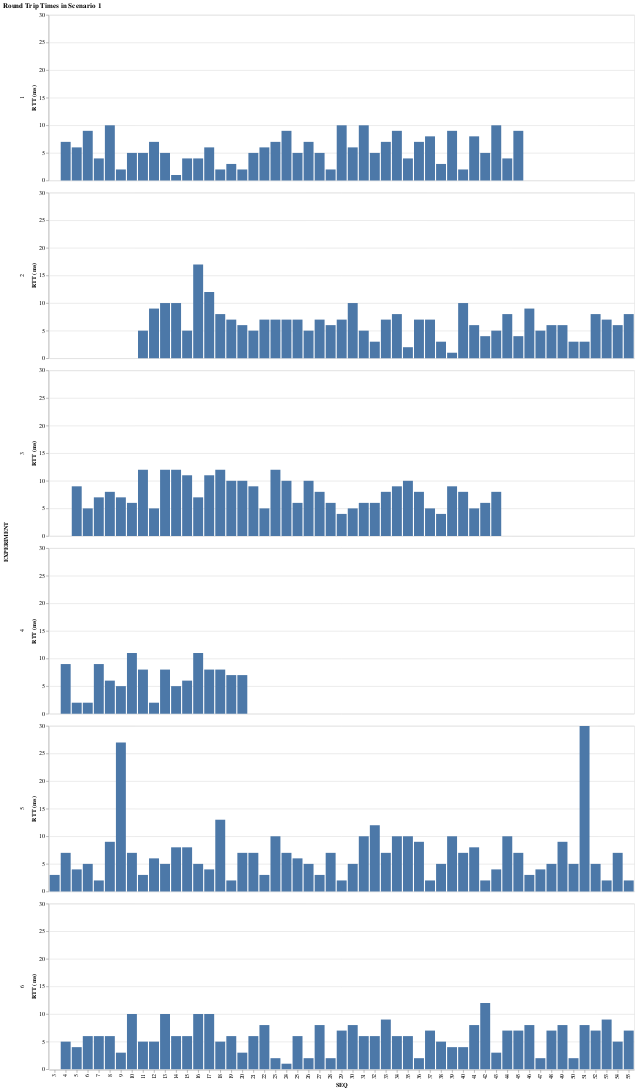

Notebook source saved alongside this figure:
### Code cell
alt.Chart(RTTs, title="Round Trip Times in Scenario 1").mark_bar().encode(
    x="SEQ:O",
    y=alt.Y("RTT:Q", title="RTT (ms)"),
    row="EXPERIMENT:N"
)

### Figure 1 — Vega-Lite specification as saved in the notebook (floating-point values rounded to 4 significant figures; data arrays with more than 128 entries replaced by an {"elided": "..."} marker saying what was removed)
{"config": {"view": {"continuousWidth": 400, "continuousHeight": 300}}, "data": {"name": "data-1536b40aae39fa238cb2df587508da67"}, "mark": "bar", "encoding": {"row": {"field": "EXPERIMENT", "type": "nominal"}, "x": {"field": "SEQ", "type": "ordinal"}, "y": {"field": "RTT", "title": "RTT (ms)", "type": "quantitative"}}, "title": "Round Trip Times in Scenario 1", "$schema": "https://vega.github.io/schema/vega-lite/v4.17.0.json", "datasets": {"data-1536b40aae39fa238cb2df587508da67": {"elided": "248 records"}}}
